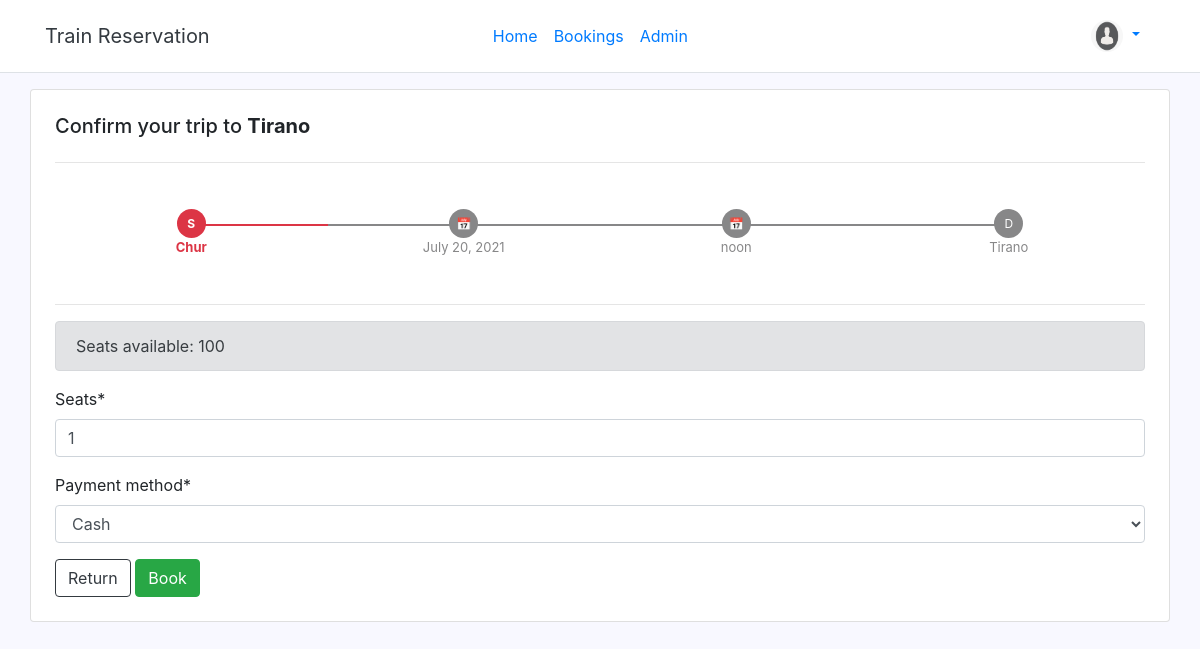
The app's page /book/2 (signed in) with its own data.
### trips/models.py (models this page shows, shortened)
class Trip(models.Model):
    Trip_name = models.CharField(max_length=20)
    trip_id = models.AutoField(primary_key=True)
    train_id = models.ForeignKey(Train, on_delete=models.CASCADE)
    source = models.CharField(max_length=30)
    destination = models.CharField(max_length=30)
    available_seats = models.PositiveIntegerField(default=0)
    dept_date = models.DateField()
    dept_time = models.TimeField()

### trips/views.py (the view, shortened to what this page needs)
# urls.py: path('book/<int:id>', views.book, name='trainres-book'),
@login_required
def book(request, id):
    tripToBook = Trip.objects.get(trip_id=id)
    payment = request.POST.get('payment_method')
    context = {
        'trip' : tripToBook,
    }
    context['form'] = BookingForm()
    return render(request, 'trips/book.html', context)

### trips/forms.py
class BookingForm(ModelForm):
    class Meta:
        model = Booking
        fields = ['seats' , 'payment_method']

### trips/templates/trips/book.html (shortened to what this page needs)
{% extends "trips/base.html" %}
{% load crispy_forms_tags %}
{% block content %}
<div class="container card p-4 mt-3">
<h5>Confirm your trip to <strong> {{ trip.destination }} </strong></h5>
<hr>
<ul class="bs4-order-tracking">
    <li class="step active">
        <div>S</div> {{ trip.source }}
    </li>
    <li class="step">
        <div>📅</div> {{ trip.dept_date }}
    </li>
    <li class="step">
        <div>📅</div> {{ trip.dept_time }}
    </li>
    <li class="step ">
        <div>D</div> {{ trip.destination }}
    </li>
</ul>
<hr>
<div class="alert alert-secondary" role="alert">
    Seats available: {{ trip.available_seats }}
</div>
<form method="POST">
    {{ form|crispy }}
    <a href="{% url 'trainres-home' %}" class="btn btn-outline-dark">Return</a>
    <input type="submit" class="btn btn-success" value="Book" />
</form>
</div>
{% endblock content %}

### trips/templates/trips/base.html (style rules this page uses)
body { background-color: ghostwhite; }

### trips/templates/trips/book.html (style rules this page uses)
.bs4-order-tracking { margin-bottom: 30px; overflow: hidden; color: #878788; padding-left: 0px; margin-top: 30px }
.bs4-order-tracking li { list-style-type: none; font-size: 13px; width: 25%; float: left; position: relative; font-weight: 400; color: #878788; text-align: center }
.bs4-order-tracking li:first-child:before { margin-left: 15px !important; padding-left: 11px !important; text-align: left !important }
.bs4-order-tracking li:last-child:before { margin-right: 5px !important; padding-right: 11px !important; text-align: right !important }
.bs4-order-tracking li>div { color: #fff; width: 29px; text-align: center; line-height: 29px; display: block; font-size: 12px; background: #878788; border-radius: 50%; margin: auto }
.bs4-order-tracking li:after { content: ''; width: 150%; height: 2px; background: #878788; position: absolute; left: 0%; right: 0%; top: 15px; z-index: -1 }
.bs4-order-tracking li:first-child:after { left: 50% }
.bs4-order-tracking li:last-child:after { left: 0% !important; width: 0% !important }
.bs4-order-tracking li.active { font-weight: bold; color: #dc3545 }
.bs4-order-tracking li.active>div { background: #dc3545 }
.bs4-order-tracking li.active:after { background: #dc3545 }
.card { z-index: 0; }

### records on screen
Trip: destination "Tirano", source "Chur", dept_date "July 20, 2021", dept_time "noon", available_seats "100"
